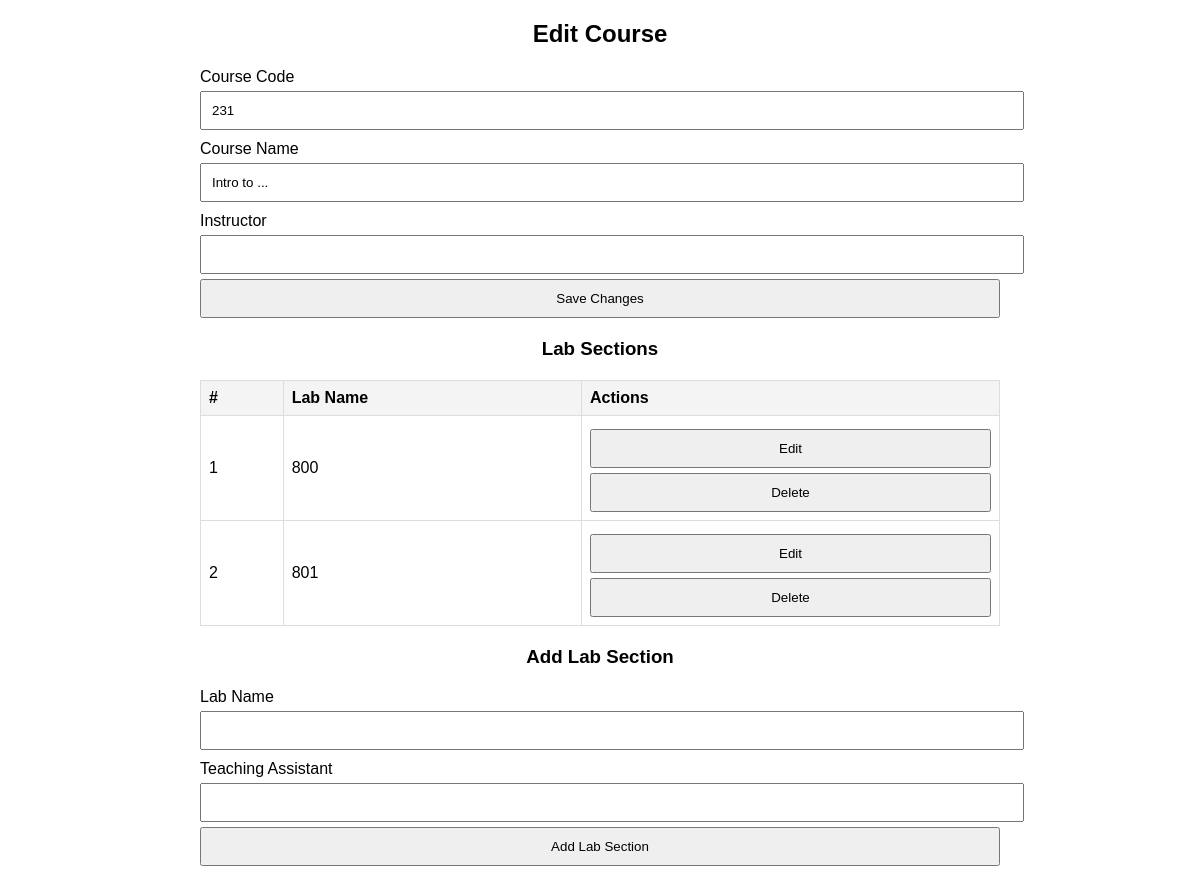
The app's page /courses/4/ with its own data.
### scheduler/models.py (models this page shows, shortened)
class Course(models.Model):
    course_id = models.AutoField(primary_key=True) #Unigue id, for now just pk
    course_code = models.CharField(max_length=20, unique=True) #Ex CS101
    course_name = models.CharField(max_length=50) #Ex. Intro to SE

class Lab(models.Model):
    lab_id = models.AutoField(primary_key=True) #Unigue id, for now just pk
    course = models.ForeignKey('Course', on_delete=models.CASCADE, related_name='labs',null=True)
    section_number = models.CharField(max_length=25) #EX 808,801

### scheduler/views.py (the view, shortened to what this page needs)
# urls.py: path('courses/<int:course_id>/', CourseEditView.as_view(), name='edit_course'),
class CourseEditView(View):
    template_name = "edit_course.html"
    def get(self, request, course_id):
        course = get_object_or_404(Course, pk=course_id)
        labs = Lab.objects.filter(course=course)
        instructors = User.objects.filter(role=User.INSTRUCTOR)
        assistants = User.objects.filter(role=User.TEACHING_ASSISTANT)
        context = {
            "course": course,
            "labs": labs,
            "instructors": instructors,
            "assistants": assistants,
        }
        return render(request, self.template_name, context)

### templates/edit_course.html (shortened to what this page needs)
<!DOCTYPE html>
<html lang="en">
<head>
</head>
<body>
<div class="container">
    <h2>Edit Course</h2>
    <form action="{% url 'edit_course' course.pk %}" method="POST">
        <label for="course_code">Course Code</label>
        <input type="text" id="course_code" name="course_code" value="{{ course.course_code }}" required>
        <label for="course_name">Course Name</label>
        <input type="text" id="course_name" name="course_name" value="{{ course.course_name }}" required>
        <label for="instructor_id">Instructor</label>
        <input list="instructors_list" id="instructor_id" name="instructor_id" value="{{ course.instructor_id }}" required>
        <button type="submit">Save Changes</button>
    </form>
    <h3>Lab Sections</h3>
    <table>
        <thead>
            <tr>
                <th>#</th>
                <th>Lab Name</th>
                <th>Actions</th>
            </tr>
        </thead>
        <tbody>
            {% for lab in labs %}
            <tr>
                <td>{{ lab.pk }}</td>
                <td>{{ lab.section_number }}</td>
                <td>
                    <button type="button" onclick="openModal('{{ lab.pk }}', '{{ lab.section_number }}')">Edit</button>
                    <form action="{% url 'edit_course' course.pk %}" method="POST" style="display:inline;">
                        <button type="submit">Delete</button>
                    </form>
                </td>
            </tr>
            {% endfor %}
        </tbody>
    </table>
    <h3>Add Lab Section</h3>
    <form action="{% url 'edit_course' course.pk %}" method="POST">
        <label for="lab_name">Lab Name</label>
        <input type="text" id="lab_name" name="lab_name" required>
        <label for="ta_id">Teaching Assistant</label>
        <input list="ta_list" id="ta_id" name="ta_id" required>
        <button type="submit">Add Lab Section</button>
    </form>
</div>
</body>
</html>

### templates/edit_course.html (style rules this page uses)
body { font-family: Arial, sans-serif; margin: 20px; }
.container { max-width: 800px; margin: auto; }
h2, h3 { text-align: center; margin-bottom: 20px; }
form, table { margin-bottom: 20px; width: 100%; }
label { display: block; margin-top: 10px; }
input, select, button { width: 100%; padding: 10px; margin-top: 5px; }
button { cursor: pointer; }
table { border-collapse: collapse; }
table th, table td { border: 1px solid #ddd; padding: 8px; text-align: left; }
table th { background-color: #f4f4f4; }

### records on screen
Course: course_code "231", course_name "Intro to ..."
Lab: pk "1", section_number "800"
Lab: pk "2", section_number "801"
